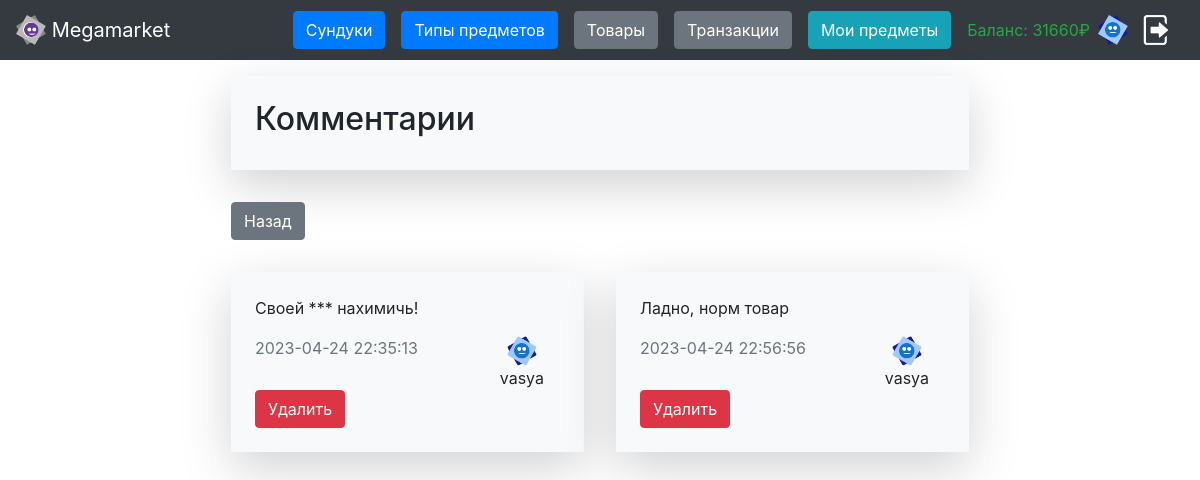
/comments/2 (signed in), run on the app's committed database.
### app/models/users/user.py (models this page shows, shortened)
class User(SqlAlchemyBase, UserMixin, Model):
    __tablename__ = "users"
    DEFAULT_AVATAR = "default_avatar.png"
    id = Column(Integer, primary_key=True, autoincrement=True)
    login = Column(String, unique=True, nullable=False)
    password = Column(String, nullable=False)
    description = Column(String, default="")
    bill = Column(Integer, default=0, nullable=False)
    created_at = Column(DateTime, default=datetime.now)
    is_staff = Column(Boolean, default=False)
    avatar = Column(String, default="")
    @property
    def img_url(self):
        return img_url(self.avatar or self.DEFAULT_AVATAR)
    @property
    def preview_url(self):
        return f"/users/{self.id}"

### app/models/comment.py (models this page shows, shortened)
class Comment(Model, SqlAlchemyBase):
    __tablename__ = "comments"
    id = Column(Integer, primary_key=True, autoincrement=True)
    target_id = Column(Integer, ForeignKey("products.id"))
    user_id = Column(Integer, ForeignKey("users.id"))
    text = Column(String)
    date = Column(DateTime, default=datetime.datetime.now)
    user = orm.relationship("User", backref="comments")
    target = orm.relationship("Product", backref="comments")

### app/site/store/views.py (the view)
@blueprint.route("/comments/<int:product_id>")
@login_required
def comments_view(product_id):
    with create_session() as session:
        product: Product = session.query(Product).filter(Product.id == product_id).first()
        if product is None:
            abort(404)
        data = {"comments": product.comments, "product_id": product_id}
        return render_template("store/comments.html", **data)

### app/models/core.py (called while the page is built)
def format_date(date: datetime.datetime):
    return date.strftime("%Y-%m-%d %H:%M:%S")

### app/models/db_session.py (called while the page is built)
def create_session() -> Session:
    global __factory
    if __factory is None:
        global_init(DB_FILE)
    return __factory()

### app/site/authorization/views.py (called while the page is built)
@login_manager.user_loader
def load_user(user_id):
    db_sess = create_session()
    return db_sess.query(User).get(user_id)

### app/utils/utils.py (called while the page is built)
def img_url(img_name: str):
    return url_for("static", filename=f"{settings.IMAGES_DIR_NAME}/{img_name}")

### main.py (called while the page is built)
@app.template_filter()
def date(value):
    return format_date(value)

### app/templates/store/comments.html (shortened to what this page needs)
{% extends 'base.html' %}
{% import 'macroses.html' as macroses %}
{% block content %}
    <div class="col-8 row">
        <div class="col-12 p-3">
            <div class="bg-light shadow-lg p-4">
                <h2>Комментарии</h2>
            </div>
        </div>
        <div class="col-12 p-3">
            <a href="/product/{{ product_id }}" class="btn btn-secondary">Назад</a>
        </div>
        {% for comment in comments %}
            <div class="col-md-6 p-3">
                <div class="bg-light shadow-lg p-4  ">
                    {{ macroses.comment_card(comment) }}
                    {% if comment.user_id == current_user.id or current_user.is_staff %}
                        <button class="btn btn-danger comment-delete" data-comment-id="{{ comment.id }}">Удалить</button>
                    {% endif %}
                </div>
            </div>
        {% endfor %}
    </div>
{% endblock %}

### app/templates/base.html (shortened to what this page needs)
<!doctype html>
<html lang="ru">
<head>
    <link rel="stylesheet" href="{{ url_for('static', filename='css/general.css') }}">
    <link rel="stylesheet" href="https://cdn.jsdelivr.net/npm/bootstrap@4.6.2/dist/css/bootstrap.min.css"
>
</head>
<body>
<nav class="navbar navbar-dark bg-dark dflex">
    <a class="navbar-brand" href="/">
        <img src="{{ url_for('static', filename='images/logo.png') }}" width="30" height="30"
             class="d-inline-block align-top" alt="">
        Megamarket
    </a>
    {% if current_user and current_user.is_authenticated %}
        <div class="ml-auto d-flex align-items-center">
            {% if current_user.is_staff %}
                <a class="btn btn-primary mx-2" href="/chests">Сундуки</a>
                <a class="btn btn-primary mx-2" href="/item_types">Типы предметов</a>
            {% endif %}
            <a href="/products" class="btn btn-secondary mx-2">Товары</a>
            <a href="/transactions" class="btn btn-secondary mx-2">Транзакции</a>
            <a class="btn btn-info ml-2 mr-3" href="/inventory">Мои предметы</a>
            <div class="text-success mr-2">Баланс: <span id="balance">{{ current_user.bill }}₽</span></div>
            <a href="/profile">
                <img src="{{ current_user.img_url }}" width="30" height="30" class="d-inline-block align-top"
                     alt="">
            </a>
            <a class="btn btn-danger-outline" href="/logout">
                <img src="{{ url_for('static', filename='images/logout.png') }}" width="30" height="30"
                     class="d-inline-block align-top" alt="">
            </a>
        </div>
    {% else %}
        <p>
            <a class="btn btn-primary " href="/register">Зарегистрироваться</a>
            <a class="btn btn-success" href="/login">Войти</a>
        </p>
    {% endif %}
</nav>
<div class="container-fluid dflex justify-content-center">
    <div class="row justify-content-center">
        {% block content %}{% endblock %}
    </div>
</div>
</body>
</html>

### app/templates/macroses.html (shortened to what this page needs)
{% macro user_icon_small(user) %}
    <a href="{{ user.preview_url }}"
       class="text-reset text-decoration-none ml-auto">
        <div class="d-flex flex-column justify-content-center pr-3">
            <img src="{{ user.img_url }}" alt="" width="30" height="30"
                 class="rounded-circle d-inline-block align-top mx-auto">
            <p class="p-0 text-center m-0">{{ user.login }}</p>
        </div>
    </a>
{% endmacro %}
{% macro comment_card(comment) %}
    <p>{{ comment.text }}</p>
    <div class="d-flex flex-row">
        <p class="text-secondary">{{ comment.date|date }}</p>
        <div class="ml-auto">
            {{ user_icon_small(comment.user) }}
        </div>
    </div>
{% endmacro %}

### data on the page
User: bill "31660"
Comment: text "Своей *** нахимичь!", date "2023-04-24 22:35:13"
User: login "vasya"
Comment: text "Ладно, норм товар", date "2023-04-24 22:56:56"
